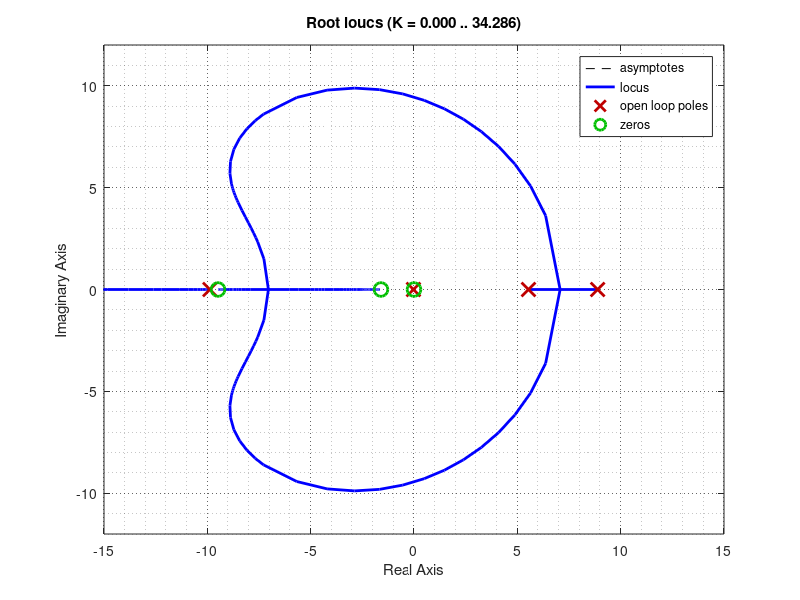

This figure's MATLAB source:
clear all
close all
clc

% Cubli model parameters
J_w=0.601e-3;
J_f=5.6e-3;
B_w=17.03e-6;
B_f=7.4e-3;
m_w=0.222;
m_f=0.77-m_w;%0.354;
g=9.82;
l_w=0.093;
l_f=0.08498;%0.076;

% Transfer function of the system
s=tf('s');
G=(-J_w*s^2)/((J_w*s^2+B_w*s)*((J_f+m_w*l_w^2)*s^2+B_f*s-(m_w*l_w+m_f*l_f)*g+((B_w*J_w*s^3)/(J_w*s^2+B_w*s))));
G_reduced=minreal(G);   % Equal poles and zeros cancelled each other

% Transfer function of the controller
D=-4583.5*(s+9.483)*(s+1.599)/((s-5.539)*(s+100)*(s+200))/0.62737;

% Analysis in the s-domain
rlocus(D*G_reduced);
set(findall(gcf,'Type','line','color','b'), 'LineWidth', 1.4)
set(findall(gcf,'Type','line','color','[0 0.5 0]'), 'LineWidth', 1.4)
set(findall(gcf,'Type','line','color','r'), 'LineWidth', 1.4)

axis([-15 15 -12 12]);
set(gca,'XGrid', 'on', 'XMinorGrid', 'on', 'YGrid', 'on', 'YMinorGrid', 'on')
set(gca, 'GridLineStyle',':', 'GridColor', 'k', 'GridAlpha', .6)
